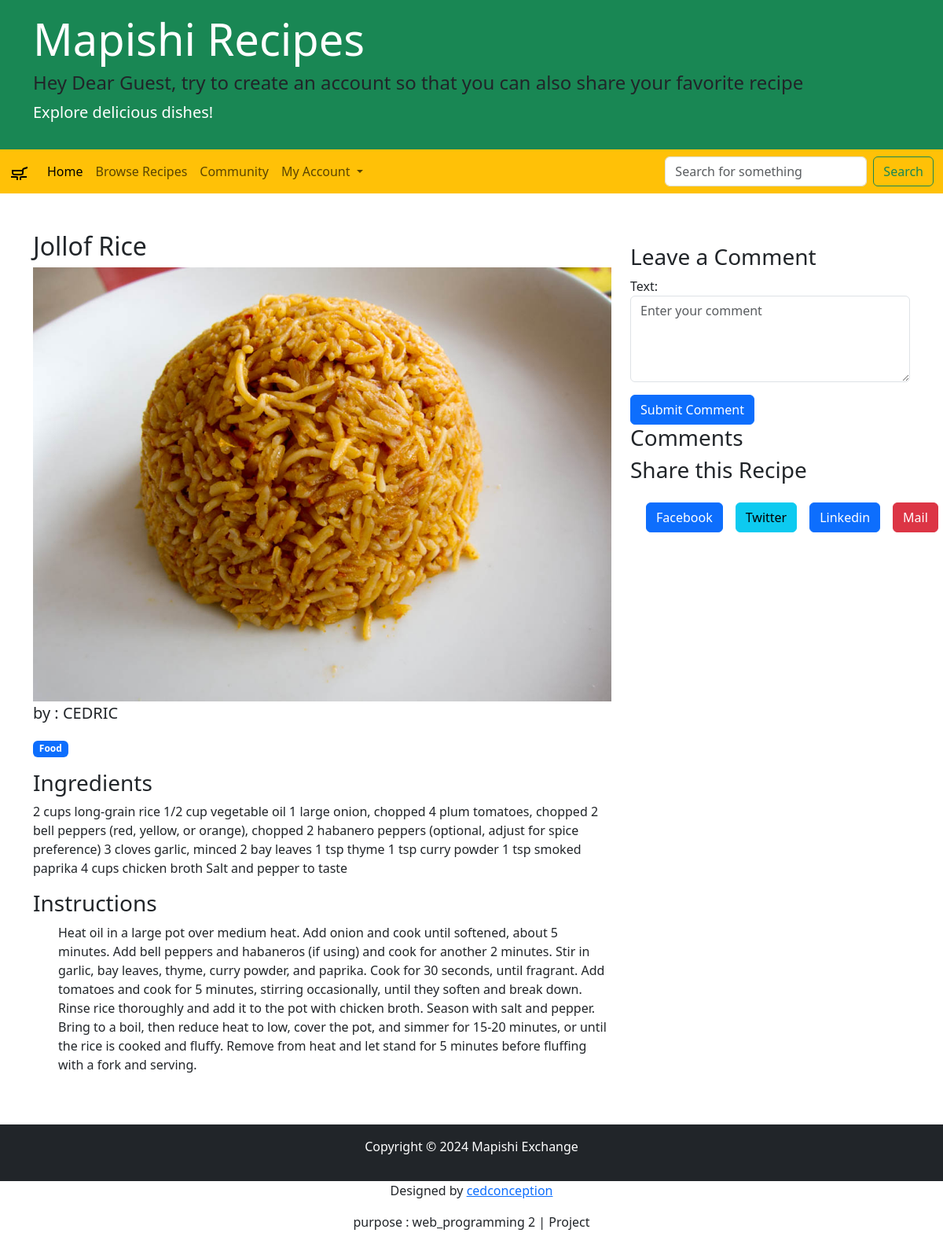
Page /recipes/1/ on the committed database.
### recipes/models.py (models this page shows, shortened)
class Recipe(models.Model):
    class Meta:
        permissions = [
            ("approve_recipe", "Can approve a Recipe"),
        ]
    class RecipeCategory(models.TextChoices):
        FOOD = "Food"
        CULTURE = "Culture"
        AFRICA = "Africa"
    category = models.CharField(max_length=10, choices=RecipeCategory.choices)
    author = models.ForeignKey(User, on_delete=models.CASCADE)
    title = models.CharField(max_length=255)
    ingredients = models.TextField(blank=True)
    instructions = models.TextField(blank=True)
    image = models.ImageField(upload_to='recipes/img/', blank=True, validators=[validate_image])  # Optional image
    pub_date = models.DateTimeField(blank=True, null=True)
    is_published = models.BooleanField(default=False)

### recipes/views.py (the view)
# urls.py: path('recipes/<int:recipe_id>/', recipes_views.recipe_view, name='recipe_view'),
def recipe_view(request, recipe_id):
    recipe = get_object_or_404( Recipe, id=recipe_id)
    comments = Comment.objects.filter(post=recipe).order_by('-time')
    if request.method == 'POST':
        comment_form = CommentAddForm(request.POST)
        if comment_form.is_valid():
            comment = comment_form.save(commit=False)
            comment.post = recipe
            comment.user = request.user
            comment.save()
            return redirect('recipe_detail', recipe_id=recipe.id)
    else:
        comment_form = CommentAddForm()
    data = {
        'recipe': recipe,
        'comments': comments,
        'form': comment_form,
    }
    return render(request, 'recipes/recipe_detail.html', data)

### recipes/forms.py
class CommentAddForm(forms.ModelForm):
    class Meta:
        model = Comment
        fields = ['text']
        widgets = {
            'text': forms.Textarea(attrs={'class': 'form-control', 'rows': 4, 'placeholder': 'Enter your comment'}),
        }

### recipes/templates/recipes/recipe_detail.html (shortened to what this page needs)
{% extends 'base.html' %}
{% load static %}
{% block content %}
<header class="container-fluid bg-success py-3">
  <div class="container">
    <h1 class="text-white display-4">Mapishi Recipes</h1>
    {% if user.is_authenticated %}
    <h4 class=""> Hey {{ user.username }} </h4>
    {%else%}
    <h4 class=""> Hey Dear Guest, try to create an account so that you can also share your favorite
      recipe </h4>
    {%endif%}
    <p class="text-white lead">Explore delicious dishes!</p>
  </div>
</header>
{% include 'header.html' %}
<main class="container my-5">
  <section class="mb-5">
    <div class="row">
      <div class="col-md-8">
        <h2>{{recipe.title}}</h2>
        {% if recipe.image%}
        <img src="{{recipe.image.url}}" class="card-img-top" alt="Recipe Image">
        {%else%}
        <img src="{% static 'img/recipe_thumb.jpg' %}" class="card-img-top rounded">
        alt="Recipe Image">
        {%endif%}
        <p class="lead">by : {{ recipe.author.first_name}} </p>
        <div class="mb-3">
          <span class="badge bg-primary">{{recipe.category}}</span>
        </div>
        <div class="mb-3">
          <h3>Ingredients</h3>
          <p>{{recipe.ingredients}}</p>
        </div>
        <h3>Instructions</h3>
        <ol>
          <p>{{recipe.instructions}}</p>
        </ol>
      </div>
      <div class="col-md-4">
        <h3>Leave a Comment</h3>
        <form method="post" action="{% url 'recipes:add_comment' recipe.id %}">
          {{ form.as_p }}
          <button type="submit" class="btn btn-primary">Submit Comment</button>
        </form>
        <h3>Comments</h3>
        <h3>Share this Recipe</h3>
        <div class="container mt-4">
          <div class="row">
            <div class="col-12">
              <ul class="list-unstyled d-flex justify-content-between">
                <li class="mx-2">
                  <a rel="nofollow noopener noreferrer" class="btn btn-primary"
                    href="https://www.facebook.com/sharer/sharer.php?u={{ request.build_absolute_uri }}" target="_blank"
                    title="Cliquez pour partager sur Facebook">
                    Facebook
                  </a>
                </li>
                <li class="mx-2">
                  <a rel="nofollow noopener noreferrer" class="btn btn-info"
                    href="https://twitter.com/intent/tweet?text=Check out this recipe!&url={{ request.build_absolute_uri }}"
                    target="_blank" title="Cliquez pour partager sur Twitter">
                     Twitter
                  </a>
                </li>
                <li class="mx-2">
                  <a rel="nofollow noopener noreferrer" class="btn btn-primary"
                    href="https://www.linkedin.com/shareArticle?mini=true&url={{ request.build_absolute_uri }}&title=Check out this recipe!&summary=Amazing recipe&source=LinkedIn"
                    target="_blank" title="Cliquez pour partager sur LinkedIn">
                     Linkedin
                  </a>
                </li>
                <li class="mx-2">
                  <a rel="nofollow noopener noreferrer" class="btn btn-danger"
                    href="mailto:?subject=Check out this recipe!&body=Check out this recipe: {{ request.build_absolute_uri }}"
                    target="_blank" title="Cliquer pour envoyer un lien par e-mail à un ami">
                     Mail
                  </a>
                </li>
              </ul>
            </div>
          </div>
        </div>
      </div>
    </div>
  </section>
</main>
<footer class="container-fluid bg-dark text-white py-3">
  <p class="text-center">Copyright &copy; 2024 Mapishi Exchange</p>
</footer>
{% endblock %}

### rows in the picture
Recipe: title "Jollof Rice", image (picture), author.first_name "CEDRIC", category "Food", ingredients "2 cups long-grain rice 1/2 cup vegetable oil 1 large onion, chopped 4 plum tomatoes, chopped 2 bell peppers (red, yellow, or orange), chopped 2 habanero peppers (optional, adjust for spice preference) 3 cloves garlic, minced 2 bay leaves 1 tsp thyme 1 tsp curry powder 1 tsp smoked paprika 4 cups chicken broth Salt and pepper to taste", instructions "Heat oil in a large pot over medium heat. Add onion and cook until softened, about 5 minutes. Add bell peppers and habaneros (if using) and cook for another 2 minutes. Stir in garlic, bay leaves, thyme, curry powder, and paprika. Cook for 30 seconds, until fragrant. Add tomatoes and cook for 5 minutes, stirring occasionally, until they soften and break down. Rinse rice thoroughly and add it to the pot with chicken broth. Season with salt and pepper. Bring to a boil, then reduce heat to low, cover the pot, and simmer for 15-20 minutes, or until the rice is cooked and fluffy. Remove from heat and let stand for 5 minutes before fluffing with a fork and serving."
